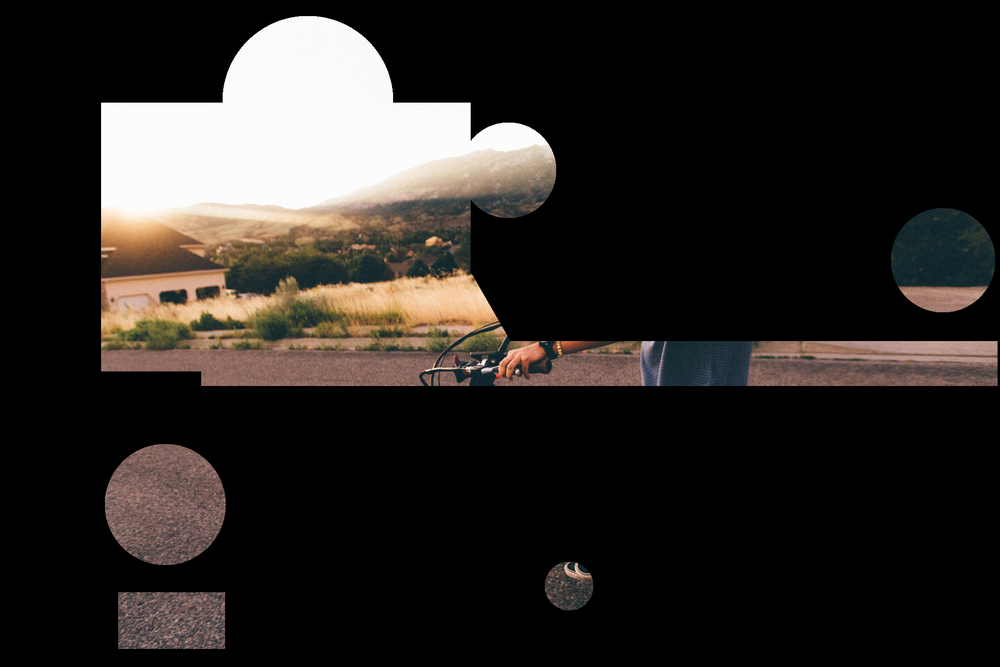
#> input picture deployment/train/img_masked_abigail-keenan-27293.png, 1000 x 667 px, shrunk from 2048 x 1365 before the run; its folder holds only this picture in this run
$ python get_mask.py   (older library calls are emulated)
#> lines starting #> are read from the running program, lines starting #| are printed output that depends on the picture; after the words box and inside, x2 and y2 are one past the last pixel; in counts of white or black regions, pixels touching at a corner belong together
#> further down, image is the input picture: shape (667, 1000, 3); mean B, G, R 35.2, 38.2, 42.1
### generate_mask.py
import pandas as pd
import numpy as np
from skimage.draw import random_shapes

# [9 lines left out: function generate_mask, not called in this run]

def generate_shaped_mask(image):
    shaped_mask = get_shaped_mask(image)
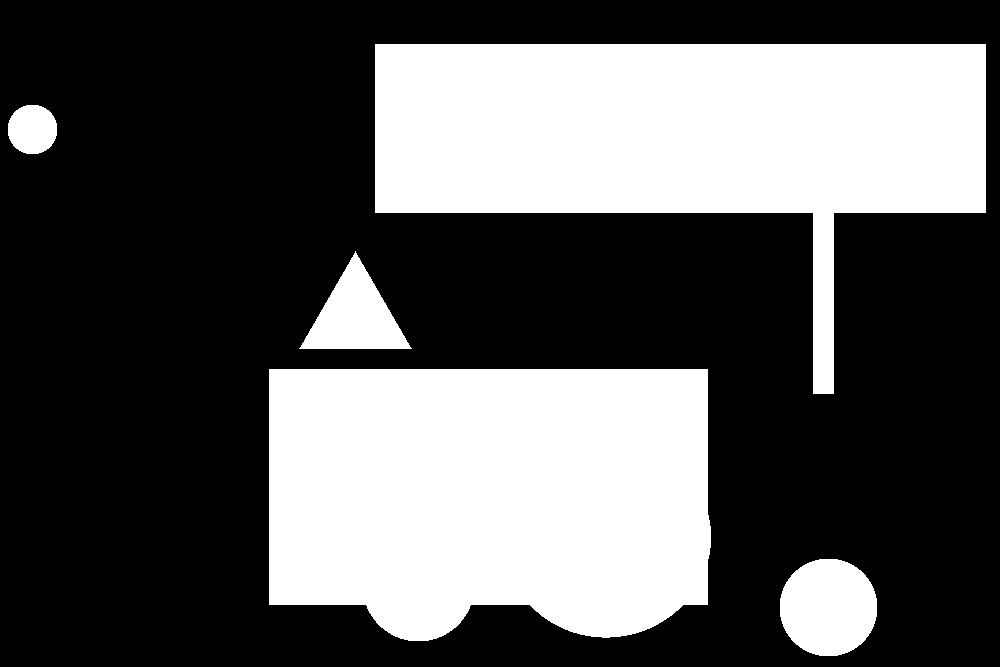
#> shaped_mask: shape (667, 1000); values 0 (black) and 1 (white), 34.8% white; 5 white regions, box (x1, y1, x2, y2) and area: (269, 369, 711, 641) 109957, (375, 44, 986, 394) 107060, (780, 559, 877, 656) 7521, (299, 251, 412, 349) 5490, (8, 105, 57, 154) 1941
    MaskedImage = image
    MaskedImage[:,:,0] = image[:,:,0] * shaped_mask
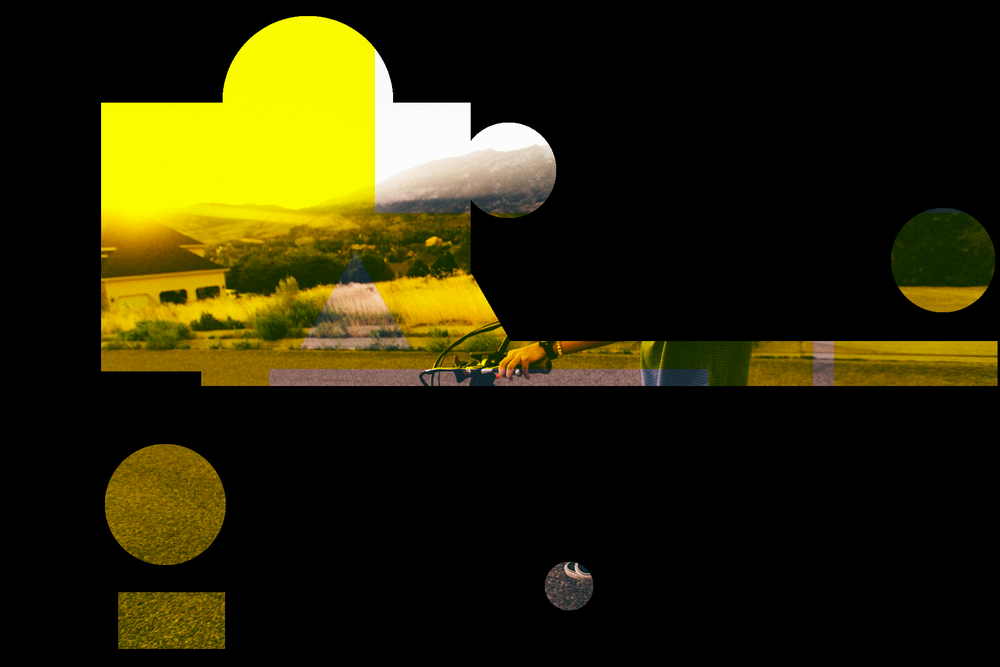
#> MaskedImage: shape (667, 1000, 3); mean B, G, R 7, 38.2, 42.1
    MaskedImage[:,:,1] = image[:,:,1] * shaped_mask
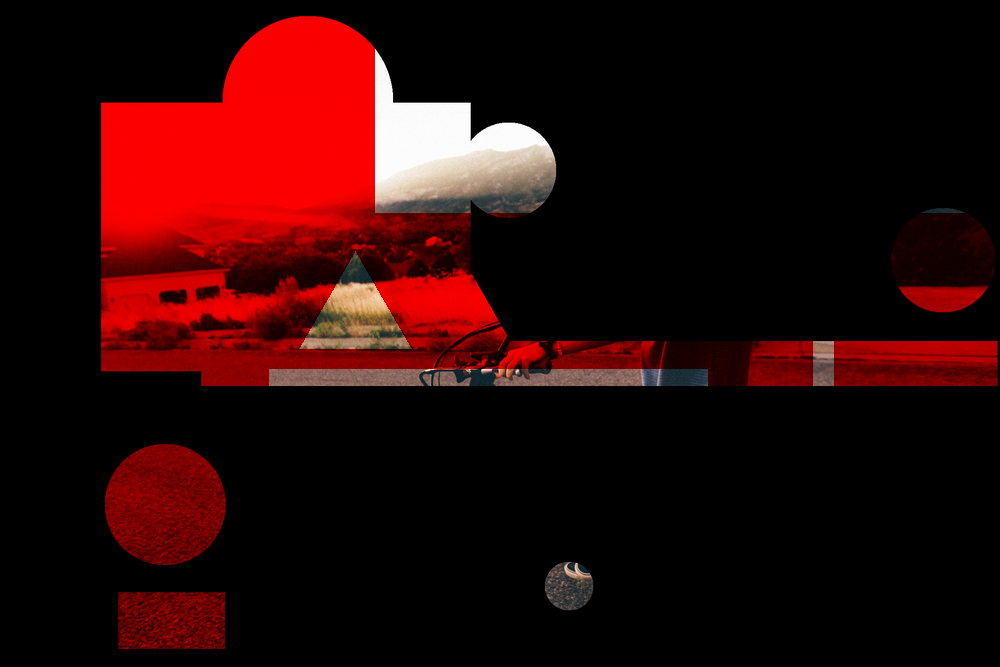
#> MaskedImage: shape (667, 1000, 3); mean B, G, R 7, 7.6, 42.1
    MaskedImage[:,:,2] = image[:,:,2] * shaped_mask
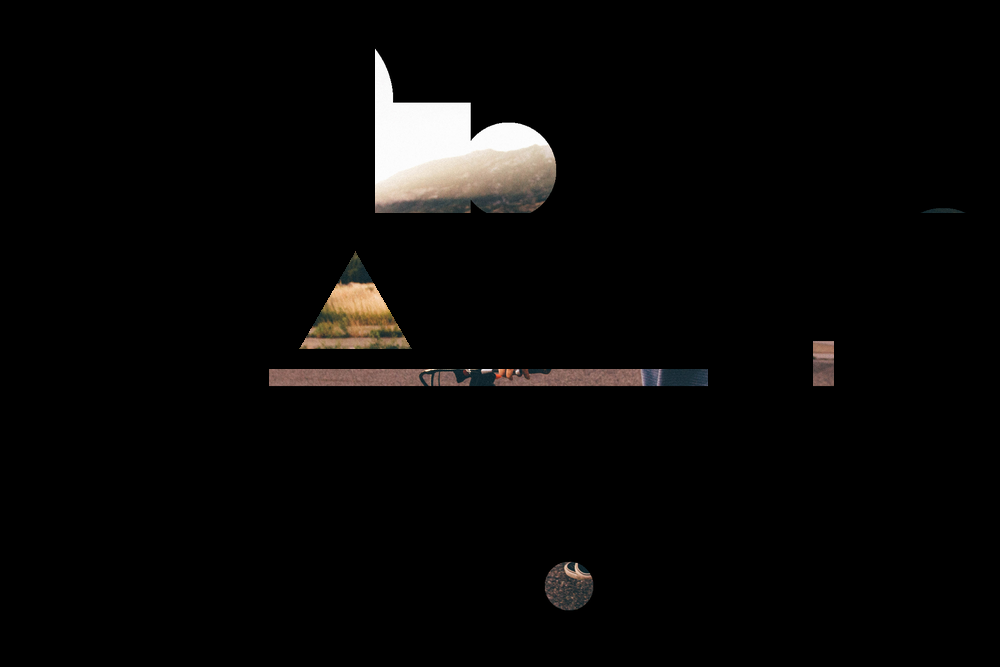
#> MaskedImage: shape (667, 1000, 3); mean B, G, R 7, 7.6, 8.4
    return shaped_mask, MaskedImage

def get_shaped_mask(image):
    img_size = image.shape
    Mask = random_shapes((img_size[0],img_size[1]), min_shapes=5, max_shapes=10, min_size=20, multichannel=False, allow_overlap=True)[0]
    Mask[Mask==255] = 0
    Mask[Mask>1] = 1
    return Mask

# [10 lines left out: function get_salt_mask, not called in this run]

### get_mask.py
import pandas as pd
import numpy as np
import glob
import cv2
from skimage.draw import random_shapes
from generate_mask import generate_shaped_mask


image_pathes = [image_path for image_path in glob.glob("train/*.png")]
#image_path_patches = image_pathes[:3]
#images = []
for image_path in image_pathes:
    image = cv2.imread(image_path)
    masked_path = image_path.replace('\\','\\img_masked_',1)
    mask_path = image_path.replace('\\','\\masked_',1)
    Mask, MaskedImage = generate_shaped_mask(image)
    cv2.imwrite(masked_path, MaskedImage)
    cv2.imwrite(mask_path, Mask)

$ run again, on deployment/train/img_masked_adam-przewoski-193.png
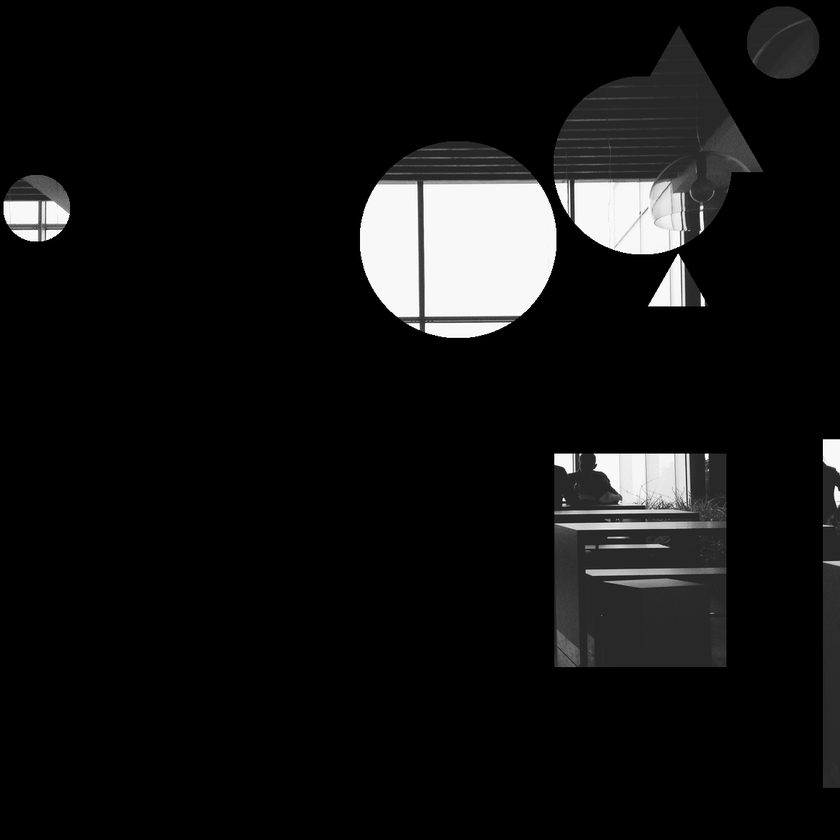
#> input picture deployment/train/img_masked_adam-przewoski-193.png, 840 x 840 px, shrunk from 1176 x 1176 before the run
#> image is the input picture: shape (840, 840, 3); min 0, max 255, mean 19.1
#> in generate_shaped_mask, `shaped_mask = get_shaped_mask(image)`:
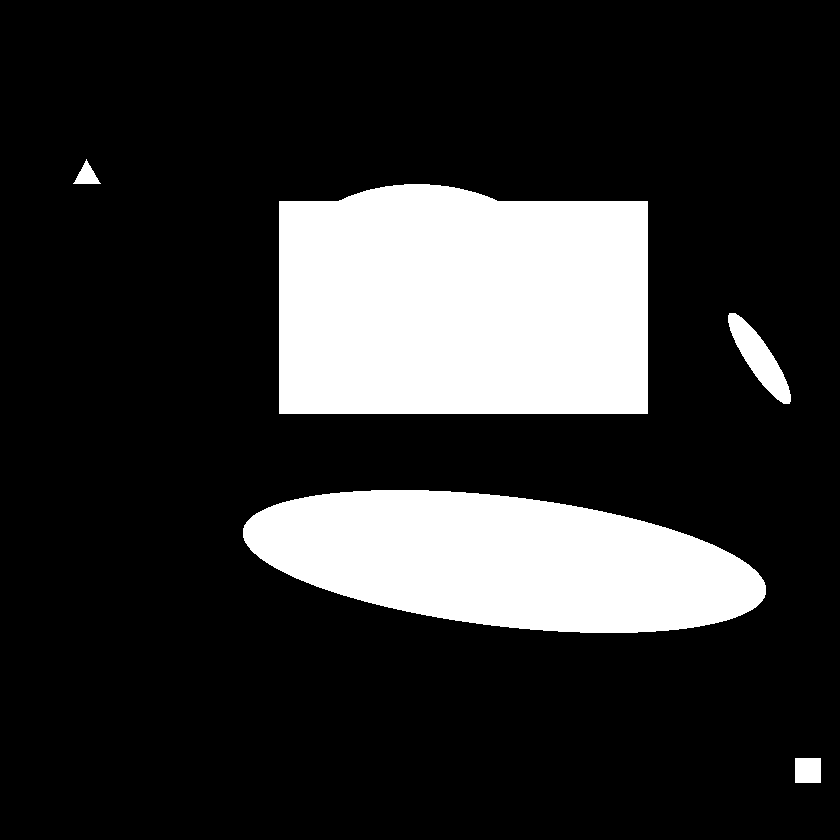
#> shaped_mask: shape (840, 840); values 0 (black) and 1 (white), 19.5% white; 5 white regions, box (x1, y1, x2, y2) and area: (279, 184, 648, 414) 80444, (243, 490, 766, 633) 53895, (728, 313, 791, 404) 2207, (795, 758, 821, 783) 650, (73, 159, 101, 184) 340
#> in generate_shaped_mask, `MaskedImage[:,:,2] = image[:,:,2] * shaped_mask`:
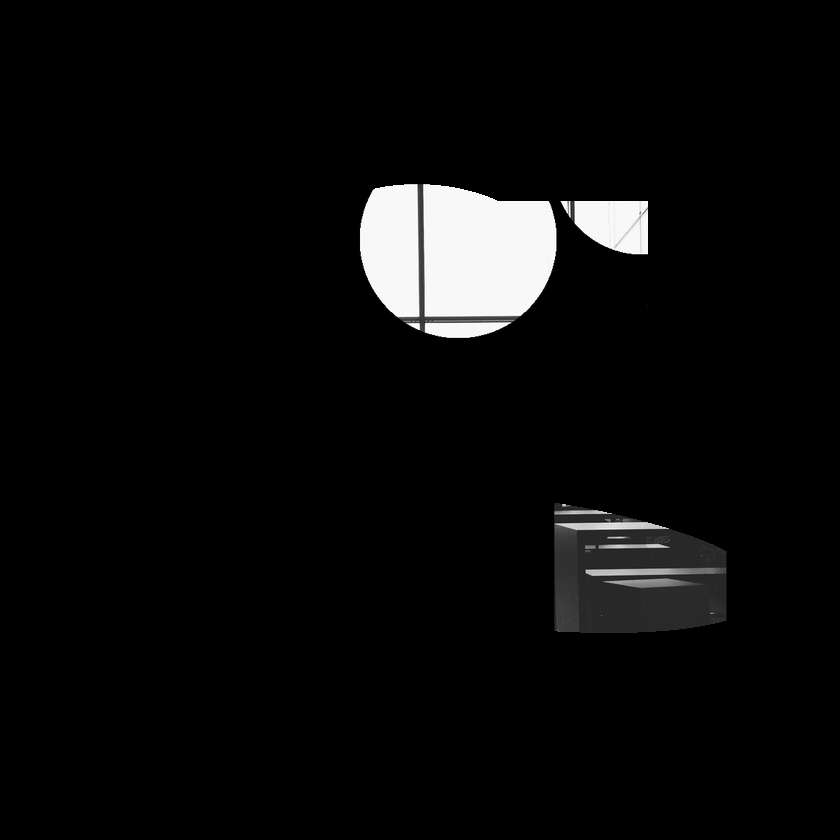
#> MaskedImage: shape (840, 840, 3); min 0, max 255, mean 10.9
